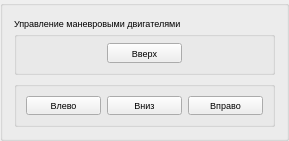
           <widget class="QGroupBox" name="groupBox_9">
            <property name="title">
             <string/>
            </property>
            <layout class="QVBoxLayout" name="verticalLayout_22">
             <item>
              <layout class="QVBoxLayout" name="verticalLayout_21">
               <item>
                <widget class="QGroupBox" name="groupBox_8">
                 <property name="font">
                  <font>
                   <pointsize>7</pointsize>
                  </font>
                 </property>
                 <property name="title">
                  <string>Управление маневровыми двигателями</string>
                 </property>
                 <layout class="QHBoxLayout" name="horizontalLayout_27">
                  <item>
                   <widget class="QPushButton" name="pushButton_5">
                    <property name="sizePolicy">
                     <sizepolicy hsizetype="Preferred" vsizetype="Preferred">
                      <horstretch>0</horstretch>
                      <verstretch>0</verstretch>
                     </sizepolicy>
                    </property>
                    <property name="minimumSize">
                     <size>
                      <width>15</width>
                      <height>20</height>
                     </size>
                    </property>
                    <property name="maximumSize">
                     <size>
                      <width>75</width>
                      <height>75</height>
                     </size>
                    </property>
                    <property name="text">
                     <string>Вверх</string>
                    </property>
                   </widget>
                  </item>
                 </layout>
                </widget>
               </item>
               <item>
                <widget class="QGroupBox" name="groupBox_10">
                 <property name="font">
                  <font>
                   <pointsize>7</pointsize>
                  </font>
                 </property>
                 <property name="title">
                  <string/>
                 </property>
                 <layout class="QHBoxLayout" name="horizontalLayout_29">
                  <item>
                   <layout class="QHBoxLayout" name="horizontalLayout_28">
                    <item>
                     <widget class="QPushButton" name="pushButton_6">
                      <property name="sizePolicy">
                       <sizepolicy hsizetype="Minimum" vsizetype="Preferred">
                        <horstretch>0</horstretch>
                        <verstretch>0</verstretch>
                       </sizepolicy>
                      </property>
                      <property name="maximumSize">
                       <size>
                        <width>75</width>
                        <height>75</height>
                       </size>
                      </property>
                      <property name="text">
                       <string>Влево</string>
                      </property>
                     </widget>
                    </item>
                    <item>
                     <widget class="QPushButton" name="pushButton_7">
                      <property name="sizePolicy">
                       <sizepolicy hsizetype="Minimum" vsizetype="Preferred">
                        <horstretch>0</horstretch>
                        <verstretch>0</verstretch>
                       </sizepolicy>
                      </property>
                      <property name="maximumSize">
                       <size>
                        <width>75</width>
                        <height>75</height>
                       </size>
                      </property>
                      <property name="text">
                       <string>Вниз</string>
                      </property>
                     </widget>
                    </item>
                    <item>
                     <widget class="QPushButton" name="pushButton_8">
                      <property name="sizePolicy">
                       <sizepolicy hsizetype="Minimum" vsizetype="Preferred">
                        <horstretch>0</horstretch>
                        <verstretch>0</verstretch>
                       </sizepolicy>
                      </property>
                      <property name="maximumSize">
                       <size>
                        <width>75</width>
                        <height>75</height>
                       </size>
                      </property>
                      <property name="text">
                       <string>Вправо</string>
                      </property>
                     </widget>
                    </item>
                   </layout>
                  </item>
                 </layout>
                </widget>
               </item>
              </layout>
             </item>
            </layout>
           </widget>
